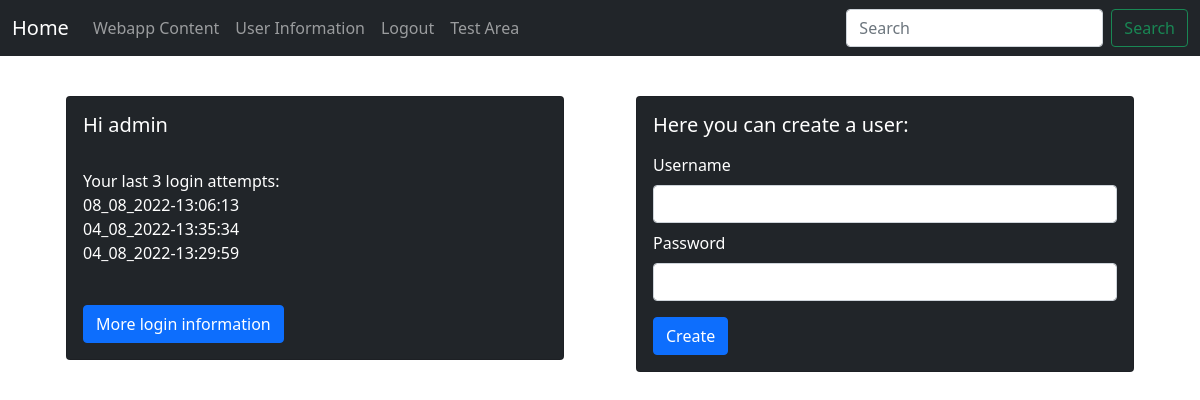
Page /user_management (signed in) on the committed database.
### tables this page shows
CREATE TABLE login
( id INTEGER PRIMARY KEY AUTOINCREMENT,
  user_id INTEGER NOT NULL,
  login_time TEXT,
    FOREIGN KEY (user_id)
    REFERENCES users(id)
);

### server.py (the view, shortened to what this page needs)
@app.route("/user_management", methods=['GET', 'POST'])
@login_required
def user_management():
    global user
    form = NamerForm(request.form)
    user_info = main.check_user_info(user)
    print("access", user[1])
    return render_template("user_management.html",
                           form=form, user=user, user_info=user_info)

### server.py
class NamerForm(FlaskForm):
    username = StringField("Username", validators=[DataRequired()])
    submit = SubmitField("Submit")
    password = PasswordField("Password", [
        validators.DataRequired()])

### main.py (called while the page is built)
def check_user_info(user):
    db = sqlite3.connect("db.sqlite3")
    cursor = db.cursor()
    user_id = user[0]
    cursor.execute("""SELECT id, login_time FROM login WHERE user_id=? ORDER BY id DESC""", (user_id,))
    user_info = list(cursor.fetchall())
    return user_info

### server.py (called while the page is built)
def login_required(f):
    @wraps(f)
    def decorated_function(*args, **kwargs):
        if not authorized:
            return redirect(url_for('login'))
        return f(*args, **kwargs)
    return decorated_function

### templates/user_management.html (shortened to what this page needs)
{% extends "base.html" %}
{% block content %}
<div class="mt-3 row">
  <div class="col-sm-6">
    <div class="mb-5 container">
  <div class="card text-white bg-dark mb-3">
    <div class="card-body">
      {% if user %}
      <h5 class="card-title">Hi {{user[1]}}</h5> <br>
      <p class="card-text">Your last 3 login attempts:
        <br>{{user_info[0][1]}}
        <br>{{user_info[1][1]}}
        <br>{{user_info[2][1]}}
      </p>
      <br>
      <a href="http://127.0.0.1:5000/login_information" class="btn btn-primary">More login information</a>
      {% else %}
      <h5 class="card-title">No user information provided, please login again</h5>
      {% endif %}
    </div>
  </div>
  </div>
  </div>
  <div class="col-sm-6">
    <div class="mb-5 container">
      <div class="card text-white bg-dark mb-3">
        <div class="card-body">
          <h5 class="card-title">Here you can create a user:</h5>
          {% from "_formhelpers.html" import render_field %}
          <form method=post>
           <p class="card-text">
              <dl>
              {{ render_field(form.username, class="form-control") }}
              {{ render_field(form.password, class="form-control") }}
              </dl> </p>
              <input type=submit value=Create class="btn btn-primary">
          </form>
        </div>
      </div>
    </div>
  </div>
</div>
{% endblock %}

### rows in the picture
login: login_time "08_08_2022-13:06:13"
login: login_time "04_08_2022-13:35:34"
login: login_time "04_08_2022-13:29:59"

### other values in the picture
{{ user[1] }} "admin"
{{ field.label(class="form-label")|safe }} "Username Password"
